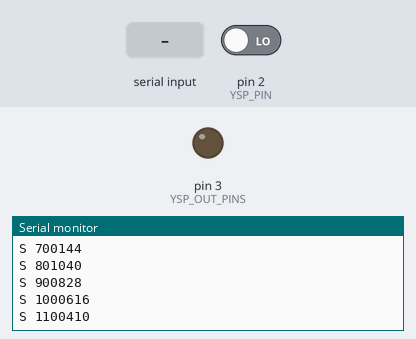
The sketch below on a simulated Teensy 4. Shown: output pins drawn as LEDs (lit = HIGH), the last lines printed to the serial monitor. The inputs (shaded band) are chosen by the test bench; at power-on: pin 2 (YSP_PIN) LOW.

Above: at 1.2 s.
1.3 s: pin 2 (YSP_PIN) driven HIGH
At 1.31 s:
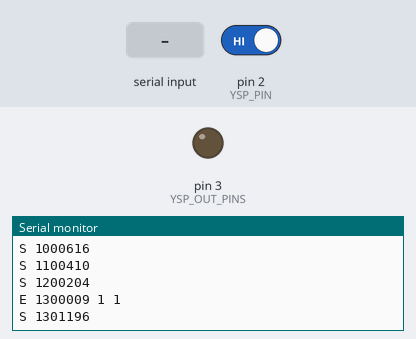
2.8 s: "i\n" received over Serial
At 2.81 s:
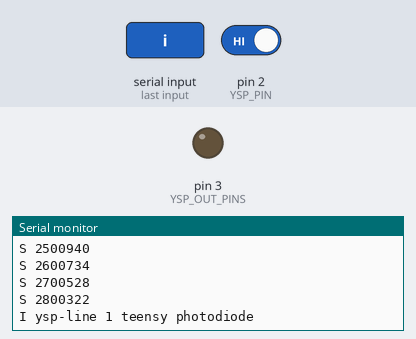
Timing chart, 0 to 5.8 s (numbered marks = the images above; inputs shaded):
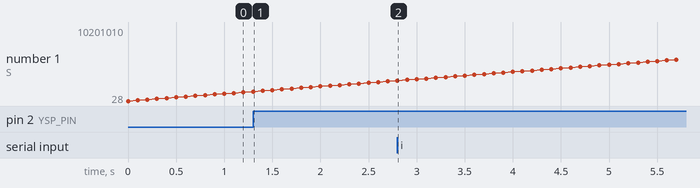

The sketch:

ysp_line.ino
```cpp
// ysp_line.ino - a photodiode (or any edge input) on the ysp line protocol v1.
//
// The reference board for ysp/box.h's YBOX_LINE and ysp/device.h: it stamps
// each edge of one input with its own microsecond counter and sends the
// stamp, so the host times the edge by the board's interrupt, not by USB
// arrival. Board-neutral Arduino code: built for the Teensy 4.x first
// (native USB at 480 Mbit/s, so no FTDI latency timer) and for the
// Raspberry Pi Pico (RP2040, earlephilhower core). Any board with
// micros(), attachInterrupt() and a serial port works.
//
// Wiring, digital mode (the default): a photodiode module with a
// comparator (a digital out) on YSP_PIN; light gives HIGH unless
// YSP_INVERT is 1. Analog mode (YSP_ANALOG 1): a photodiode and resistor
// divider on YSP_PIN, read with analogRead(); the edge is the sample that
// crosses YSP_HI going up or YSP_LO going down (hysteresis), stamped at
// that sample, so the stamp is late by up to one sample period.
//
// The protocol (ysp/box.h, THE YSP LINE PROTOCOL v1), board to host:
//   S <t>             every 100 ms: the counter now
//   E <t> <ch> <0|1>  an edge on channel YSP_CHANNEL: 1 light, 0 dark
//   Q <seq> <t>       the answer to "q <seq>": the counter when the
//                     query's newline was read
//   I ysp-line 1 <board> photodiode   the answer to "i"
//   O <t> <code>      the outputs were set to code at t (after "o", after
//                     "p", and when a "p" pulse ends)
// Host to board: "q <seq>", "i", and for the outputs (ysp/box.h v0.2.0):
//   o <code>          hold code on the outputs: bit k drives YSP_OUT_PINS[k]
//   p <code> <us>     code for us microseconds, then 0, timed by the board
// <t> is micros(), 32 bits, wrapping every 71.6 minutes; the host unwraps.
//
// Outputs: YSP_OUT_PINS lists up to 8 pins (default pin 3 alone). For the
// loopback of docs/devices_spec.md section 12, wire an output pin to
// YSP_PIN: each output edge then also comes back as an E line, stamped by
// the input interrupt.
//
// Public domain / MIT-0, as the rest of ysp.

#ifndef YSP_PIN
#define YSP_PIN 2
#endif
#ifndef YSP_CHANNEL
#define YSP_CHANNEL 1
#endif
#ifndef YSP_INVERT
#define YSP_INVERT 0
#endif
#ifndef YSP_ANALOG
#define YSP_ANALOG 0
#endif
#ifndef YSP_HI
#define YSP_HI 600      // analog mode: counts of a 10-bit read
#endif
#ifndef YSP_LO
#define YSP_LO 400
#endif
#ifndef YSP_OUT_PINS
#define YSP_OUT_PINS 3
#endif

#if defined(TEENSYDUINO)
static const char* const kBoard = "teensy";
#elif defined(ARDUINO_ARCH_RP2040)
static const char* const kBoard = "rp2040";
#else
static const char* const kBoard = "arduino";
#endif

// Edges from the interrupt, drained by loop(): a power-of-two ring, one
// writer (the interrupt) and one reader (loop), so no lock is needed
// beyond reading the head once.
static const uint8_t kRing = 64;
static volatile uint32_t ring_t[kRing];
static volatile uint8_t ring_l[kRing];
static volatile uint8_t ring_head = 0;
static uint8_t ring_tail = 0;
static volatile uint32_t lost = 0;

static void push_edge(uint32_t t, uint8_t level) {
  uint8_t h = ring_head;
  if ((uint8_t)(h - ring_tail) >= kRing) { lost++; return; }
  ring_t[h % kRing] = t;
  ring_l[h % kRing] = level;
  ring_head = (uint8_t)(h + 1);
}

#if !YSP_ANALOG
// The stamp comes first: everything after it adds to the board's own delay.
static void on_edge() {
  uint32_t t = micros();
  uint8_t level = (uint8_t)(digitalRead(YSP_PIN) ? 1 : 0);
  push_edge(t, (uint8_t)(level ^ (YSP_INVERT ? 1 : 0)));
}
#else
static uint8_t analog_level = 0;
#endif

static char line[32];
static uint8_t nline = 0;
static uint32_t next_sync = 0;

static const uint8_t kOutPins[] = { YSP_OUT_PINS };
static const uint8_t kOuts = (uint8_t)(sizeof kOutPins / sizeof kOutPins[0]);
static bool pulse_on = false;
static uint32_t pulse_end = 0;

// Teensy's USB serial sends when its buffer fills or a timer runs out;
// send_now() sends at once. Other cores send on flush().
static void send_now() {
#if defined(TEENSYDUINO)
  Serial.send_now();
#else
  Serial.flush();
#endif
}

// The stamp comes after the pin writes: it is the time the pins changed.
static void set_outputs(uint32_t code) {
  for (uint8_t k = 0; k < kOuts; k++) digitalWrite(kOutPins[k], ((code >> k) & 1u) ? HIGH : LOW);
  uint32_t t = micros();
  Serial.print("O ");
  Serial.print(t);
  Serial.print(' ');
  Serial.println(code);
}

static void handle_line(uint32_t t_read) {
  line[nline] = '\0';
  if (line[0] == 'o' && line[1] == ' ') {
    pulse_on = false;
    set_outputs((uint32_t)strtoul(line + 2, NULL, 10));
  } else if (line[0] == 'p' && line[1] == ' ') {
    char* end;
    uint32_t code = (uint32_t)strtoul(line + 2, &end, 10);
    uint32_t us = (uint32_t)strtoul(end, NULL, 10);
    set_outputs(code);
    pulse_end = micros() + us;
    pulse_on = us > 0;
  } else if (line[0] == 'q' && line[1] == ' ') {
    Serial.print("Q ");
    Serial.print(line + 2);
    Serial.print(' ');
    Serial.println(t_read);
  } else if (line[0] == 'i' && line[1] == '\0') {
    Serial.print("I ysp-line 1 ");
    Serial.print(kBoard);
    Serial.println(" photodiode");
  }
  send_now();
}

void setup() {
  Serial.begin(115200);      // USB CDC ignores the rate; a UART board uses it
  for (uint8_t k = 0; k < kOuts; k++) {
    pinMode(kOutPins[k], OUTPUT);
    digitalWrite(kOutPins[k], LOW);
  }
#if !YSP_ANALOG
  pinMode(YSP_PIN, INPUT);
  attachInterrupt(digitalPinToInterrupt(YSP_PIN), on_edge, CHANGE);
#else
  analogReadResolution(10);
#endif
  next_sync = micros();
}

void loop() {
  // the end of a "p" pulse first: it is the one deadline here
  if (pulse_on && (int32_t)(micros() - pulse_end) >= 0) {
    pulse_on = false;
    set_outputs(0);
    send_now();
  }
#if YSP_ANALOG
  {
    int v = analogRead(YSP_PIN);
    uint32_t t = micros();
    uint8_t lv = analog_level ? (uint8_t)(v > YSP_LO) : (uint8_t)(v >= YSP_HI);
    if (lv != analog_level) {
      analog_level = lv;
      push_edge(t, (uint8_t)(lv ^ (YSP_INVERT ? 1 : 0)));
    }
  }
#endif
  // edges, oldest first
  {
    bool sent = false;
    while (ring_tail != ring_head) {
      uint32_t t = ring_t[ring_tail % kRing];
      uint8_t l = ring_l[ring_tail % kRing];
      ring_tail++;
      Serial.print("E ");
      Serial.print(t);
      Serial.print(' ');
      Serial.print(YSP_CHANNEL);
      Serial.print(' ');
      Serial.println(l);
      sent = true;
    }
    if (sent) send_now();
  }
  // the sync
  if ((int32_t)(micros() - next_sync) >= 0) {
    uint32_t t = micros();
    next_sync += 100000u;
    Serial.print("S ");
    Serial.println(t);
    send_now();
  }
  // queries from the host: the stamp is taken when the newline is read
  while (Serial.available() > 0) {
    int c = Serial.read();
    uint32_t t = micros();
    if (c == '\r') continue;
    if (c == '\n') { handle_line(t); nline = 0; continue; }
    if (nline < sizeof line - 1) line[nline++] = (char)c;
  }
}
```

Measured:
- after the input at 1.3 s, the serial monitor: prints a new line at once (image 1)
- plotted number 1: 1200204 → 2700528 after the input at 1.3 s
